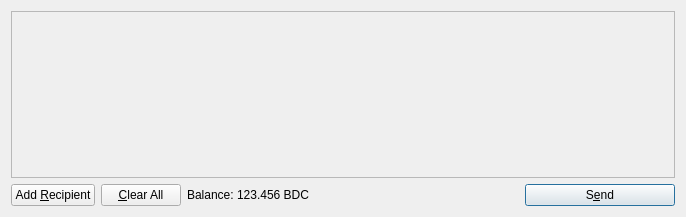
<?xml version="1.0" encoding="UTF-8"?>
<ui version="4.0">
 <class>SendCoinsDialog</class>
 <widget class="QDialog" name="SendCoinsDialog">
  <property name="geometry">
   <rect>
    <x>0</x>
    <y>0</y>
    <width>686</width>
    <height>217</height>
   </rect>
  </property>
  <property name="windowTitle">
   <string>Send Coins</string>
  </property>
  <layout class="QVBoxLayout" name="verticalLayout">
   <item>
    <widget class="QScrollArea" name="scrollArea">
     <property name="widgetResizable">
      <bool>true</bool>
     </property>
     <widget class="QWidget" name="scrollAreaWidgetContents">
      <property name="geometry">
       <rect>
        <x>0</x>
        <y>0</y>
        <width>666</width>
        <height>165</height>
       </rect>
      </property>
      <layout class="QVBoxLayout" name="verticalLayout_2">
       <property name="margin">
        <number>0</number>
       </property>
       <item>
        <layout class="QVBoxLayout" name="entries">
         <property name="spacing">
          <number>6</number>
         </property>
        </layout>
       </item>
       <item>
        <spacer name="verticalSpacer">
         <property name="orientation">
          <enum>Qt::Vertical</enum>
         </property>
         <property name="sizeHint" stdset="0">
          <size>
           <width>20</width>
           <height>40</height>
          </size>
         </property>
        </spacer>
       </item>
      </layout>
     </widget>
    </widget>
   </item>
   <item>
    <layout class="QHBoxLayout" name="horizontalLayout">
     <item>
      <widget class="QPushButton" name="addButton">
       <property name="toolTip">
        <string>Send to multiple recipients at once</string>
       </property>
       <property name="text">
        <string>Add &amp;Recipient</string>
       </property>
       <property name="icon">
        <iconset resource="../baudcoin.qrc">
         <normaloff>:/icons/add</normaloff>:/icons/add</iconset>
       </property>
       <property name="autoDefault">
        <bool>false</bool>
       </property>
      </widget>
     </item>
     <item>
      <widget class="QPushButton" name="clearButton">
       <property name="sizePolicy">
        <sizepolicy hsizetype="Minimum" vsizetype="Fixed">
         <horstretch>0</horstretch>
         <verstretch>0</verstretch>
        </sizepolicy>
       </property>
       <property name="toolTip">
        <string>Remove all transaction fields</string>
       </property>
       <property name="text">
        <string>&amp;Clear All</string>
       </property>
       <property name="icon">
        <iconset resource="../baudcoin.qrc">
         <normaloff>:/icons/remove</normaloff>:/icons/remove</iconset>
       </property>
       <property name="autoRepeatDelay">
        <number>300</number>
       </property>
       <property name="autoDefault">
        <bool>false</bool>
       </property>
      </widget>
     </item>
     <item>
      <layout class="QHBoxLayout" name="horizontalLayout_2">
       <property name="spacing">
        <number>3</number>
       </property>
       <item>
        <widget class="QLabel" name="label">
         <property name="text">
          <string>Balance:</string>
         </property>
        </widget>
       </item>
       <item>
        <widget class="QLabel" name="labelBalance">
         <property name="cursor">
          <cursorShape>IBeamCursor</cursorShape>
         </property>
         <property name="text">
          <string>123.456 BDC</string>
         </property>
         <property name="textInteractionFlags">
          <set>Qt::LinksAccessibleByMouse|Qt::TextSelectableByKeyboard|Qt::TextSelectableByMouse</set>
         </property>
        </widget>
       </item>
      </layout>
     </item>
     <item>
      <spacer name="horizontalSpacer">
       <property name="orientation">
        <enum>Qt::Horizontal</enum>
       </property>
       <property name="sizeHint" stdset="0">
        <size>
         <width>40</width>
         <height>20</height>
        </size>
       </property>
      </spacer>
     </item>
     <item>
      <widget class="QPushButton" name="sendButton">
       <property name="minimumSize">
        <size>
         <width>150</width>
         <height>0</height>
        </size>
       </property>
       <property name="toolTip">
        <string>Confirm the send action</string>
       </property>
       <property name="text">
        <string>S&amp;end</string>
       </property>
       <property name="icon">
        <iconset resource="../baudcoin.qrc">
         <normaloff>:/icons/send</normaloff>:/icons/send</iconset>
       </property>
       <property name="default">
        <bool>true</bool>
       </property>
      </widget>
     </item>
    </layout>
   </item>
  </layout>
 </widget>
 <resources>
  <include location="../baudcoin.qrc"/>
 </resources>
 <connections/>
</ui>
